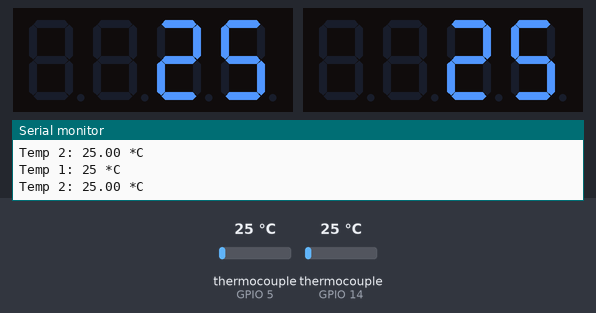
Recording of a sketch running on a simulated ESP32. Shown: 2 × 4-digit seven-segment display, the last lines printed to the serial monitor. Inputs (shaded band) come from the test bench; at power-on: thermocouple (sensors on GPIO 5, GPIO 14) 25 °C.

Above: at 1.7 s.
1.8 s: thermocouple (sensor on GPIO 5) set to 6 °C
At 3.8 s:
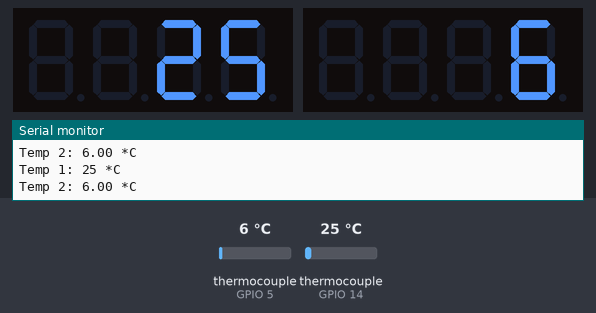
4.1 s: thermocouple (sensor on GPIO 14) set to 6 °C
At 5.8 s:
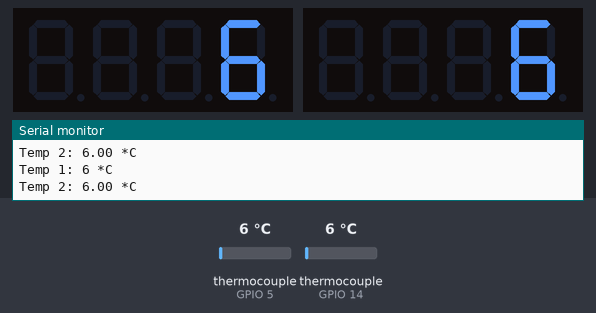
6.1 s: thermocouple (sensor on GPIO 5) set to 75 °C
At 7.3 s:
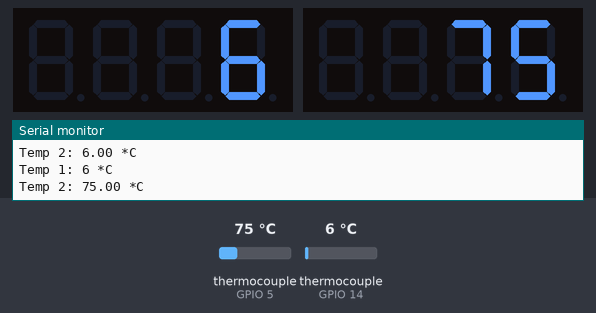
8.3 s: thermocouple (sensor on GPIO 14) set to 75 °C
At 9.3 s:
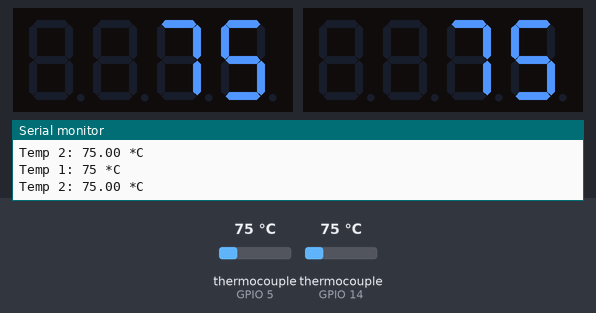
10.3 s: thermocouple (sensor on GPIO 5) set to 150 °C
At 12.0 s:
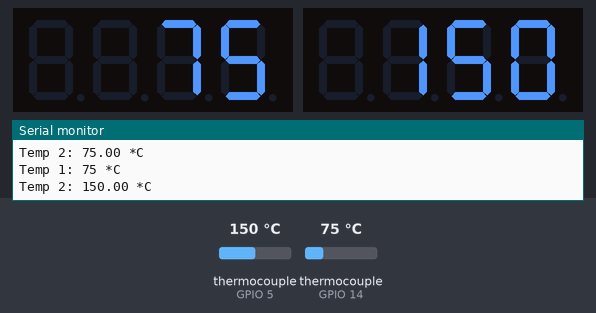
12.4 s: thermocouple (sensor on GPIO 14) set to 150 °C
At 14.0 s:
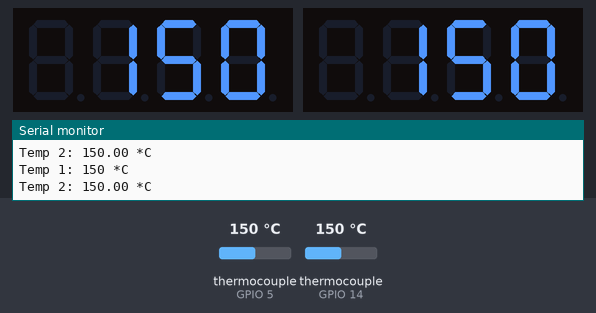
Timing chart, 0 to 15.5 s (numbered marks = the images above; inputs shaded):
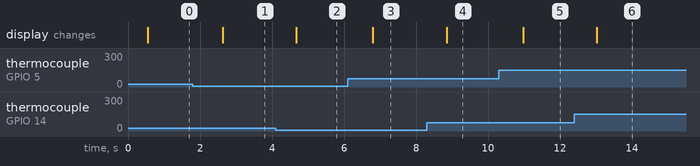

The sketch:

drier.ino
```cpp
#include <TM1637Display.h>
#include <max6675.h>

// Define pins for MAX6675 Modules
#define MAX6675_1_CS 14 //D5
#define MAX6675_1_SCK 12 //D6
#define MAX6675_1_SO 13 //D7

#define MAX6675_2_CS 5 //D1
#define MAX6675_2_SCK 4 //D2
#define MAX6675_2_SO 0 //D3

// Define pins for TM1637 Displays
#define DISPLAY1_DIO 15 //D8
#define DISPLAY1_CLK 16 //D4

#define DISPLAY2_DIO 2 //D0
#define DISPLAY2_CLK 10 //D4

// Initialize MAX6675 Modules
MAX6675 thermocouple1(MAX6675_1_SCK, MAX6675_1_CS, MAX6675_1_SO);
MAX6675 thermocouple2(MAX6675_2_SCK, MAX6675_2_CS, MAX6675_2_SO);

// Initialize TM1637 Displays
// TM1637Display display1(DISPLAY1_CLK, DISPLAY1_DIO);
TM1637Display display1 = TM1637Display(DISPLAY1_CLK, DISPLAY1_DIO);
TM1637Display display2(DISPLAY2_CLK, DISPLAY2_DIO);

void setup() {
  Serial.begin(115200);
  Serial.println("Initializing...");

  display1.setBrightness(7); // Set brightness (0x00 to 0x0f)
  display2.setBrightness(0x0f); // Set brightness (0x00 to 0x0f)

  delay(500); // Allow sensors to stabilize
}

void loop() {
  // Read temperatures from thermocouples
  double temp1 = thermocouple1.readCelsius();
  double temp2 = thermocouple2.readCelsius();

  // Display temperatures on respective displays
  // display1.showNumberDec((int)temp1, false); // Display temperature on display 1
  display1.showNumberDec(int(temp1));
  display2.showNumberDec((int)temp2, false); // Display temperature on display 2

  // For debugging purposes
  Serial.print("Temp 1: "); Serial.print(int(temp1)); Serial.println(" *C");
  Serial.print("Temp 2: "); Serial.print(temp2); Serial.println(" *C");

  delay(1000); // Update every 1 second
}
```

Measured:
- after the input at 1.8 s, the display: changes after 0.83 s (image 1)
- after the input at 4.1 s, the display: changes after 0.57 s (image 2)
- after the input at 6.1 s, the display: changes after 0.70 s (image 3)
- after the input at 8.3 s, the display: changes after 0.55 s (image 4)
- after the input at 10.3 s, the display: changes after 0.68 s (image 5)
- after the input at 12.4 s, the display: changes after 0.62 s (image 6)
